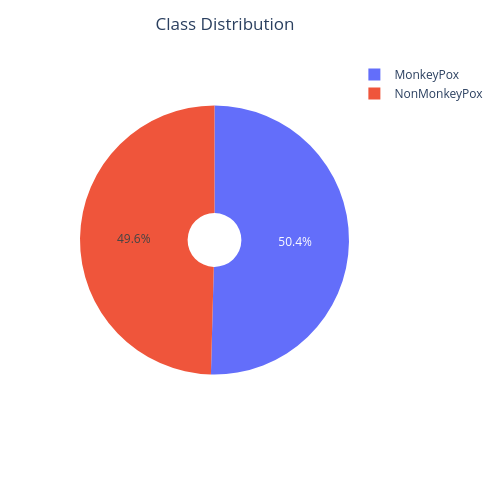

This figure's notebook cell:
### Code cell
# Required Libraries
import numpy as np
import pandas as pd
import os
import glob as gb
import matplotlib.pyplot as plt
import seaborn as sns
import cv2
import tensorflow as tf
from tensorflow import keras
from keras import layers
from keras.layers import Dense, Flatten, Dropout, GlobalAveragePooling2D, BatchNormalization
from keras.models import Sequential
from keras.optimizers import Adam
from tensorflow.keras.preprocessing.image import ImageDataGenerator
from tensorflow.keras.callbacks import ReduceLROnPlateau
import plotly.express as px

# Define image dimensions and batch size
image_height = 224
image_width = 224  # Fixed typo from 'image_weight'
batch_size = 16  # Standardized to 16 based on the code

# Specify the path to your dataset
tpath = 'aug'  # Update this with your local path if needed

# Load the training and validation data using image_dataset_from_directory
training_data = tf.keras.utils.image_dataset_from_directory(
    tpath,
    batch_size=32,  # As in the provided code
    image_size=(image_height, image_width),
    shuffle=True,
    seed=123,
    validation_split=0.2,
    subset='training'
)

validation_data = tf.keras.utils.image_dataset_from_directory(
    tpath,
    batch_size=batch_size,
    image_size=(image_height, image_width),
    shuffle=True,
    seed=123,
    validation_split=0.2,
    subset='validation'
)

# Load the metadata information (Update the path if needed)
info_file = 'labels_aug.csv'  # Update the path
info = pd.read_csv(info_file)
info.head()

# Check the column names
print(info.columns)

# Corrected pie chart to use 'label' column (assuming it's lowercase based on your code)
fig = px.pie(
    names=info['label'].unique(),
    values=info['label'].value_counts(),
    hole=0.2,
    width=500,
    height=500
)
fig.update_layout({'title': {'text': 'Class Distribution', 'x': 0.45}})
fig.show()

# Visualize class distribution in a bar plot
class_names = []
class_count = []
train_examples = 0

for f in os.listdir(tpath):
    files = gb.glob(pathname=str(tpath + "//" + f + "/*"))
    class_names.append(f)
    class_count.append(len(files))
    train_examples += len(files)

plt.figure(figsize=(30, 5))
sns.barplot(x=class_names, y=class_count)
plt.title("Class Distribution in Training Data")
plt.show()

# Optional: If you have an existing .h5 model and just want to convert to .keras without retraining
# Uncomment and run this section if applicable
# existing_model_path = 'inceptionV3.h5'  # Path to your pretrained .h5 file
# model = keras.models.load_model(existing_model_path)
# model.save('inceptionV3_converted.keras')  # Save in .keras format
# print("Model converted and saved as .keras")

# Build the InceptionV3 model with transfer learning (main training section)
InceptionV3_model = Sequential()

# Load the pre-trained InceptionV3 model without the top layers
pretrained_model = keras.applications.InceptionV3(
    include_top=False,
    input_shape=(image_height, image_width, 3),
    pooling=None,
    weights='imagenet'
)

# Fine-tune the last few layers of the pre-trained model
for layer in pretrained_model.layers[:-30]:  # Freeze all layers except the last 30
    layer.trainable = False

# Add the pre-trained InceptionV3 to the Sequential model
InceptionV3_model.add(pretrained_model)

# Add Global Average Pooling
InceptionV3_model.add(GlobalAveragePooling2D())

# Add Batch Normalization for stabilization and faster training
InceptionV3_model.add(BatchNormalization())

# Add Dropout for regularization
InceptionV3_model.add(Dropout(0.5))

# Add custom dense layers
InceptionV3_model.add(Dense(512, activation='relu'))

# Add Batch Normalization after the Dense layer
InceptionV3_model.add(BatchNormalization())

# Add another Dropout layer for regularization
InceptionV3_model.add(Dropout(0.5))

# Output layer for binary classification (assuming 2 classes)
InceptionV3_model.add(Dense(2, activation='softmax'))

InceptionV3_model.summary()

# Compile the model with Adam optimizer
InceptionV3_model.compile(
    optimizer=Adam(learning_rate=0.0009),
    loss='sparse_categorical_crossentropy',
    metrics=['accuracy']
)

# Introduce learning rate reduction on plateau
reduce_lr = ReduceLROnPlateau(monitor='val_loss', factor=0.5, patience=4, min_lr=0.00001, verbose=1)

# Train the model
epochs = 40
history_inception = InceptionV3_model.fit(
    training_data,
    validation_data=validation_data,
    epochs=epochs,
    callbacks=[reduce_lr],
    verbose=1
)

# Save the trained model in .keras format
InceptionV3_model.save('inceptionV3.keras')
print("Model trained and saved as inceptionV3.keras")

### Figure 1 — Plotly figure (JSON) as saved in the notebook; plotly's stock layout.template omitted (floating-point values rounded to 4 significant figures)
{"data": [{"domain": {"x": [0, 1], "y": [0, 1]}, "hole": 0.2, "hovertemplate": "label=%{label}<br>value=%{value}<extra></extra>", "labels": ["MonkeyPox", "NonMonkeyPox"], "legendgroup": "", "name": "", "showlegend": true, "type": "pie", "values": [832, 818]}], "layout": {"height": 500, "legend": {"tracegroupgap": 0}, "margin": {"t": 60}, "title": {"text": "Class Distribution", "x": 0.45}, "width": 500}}
